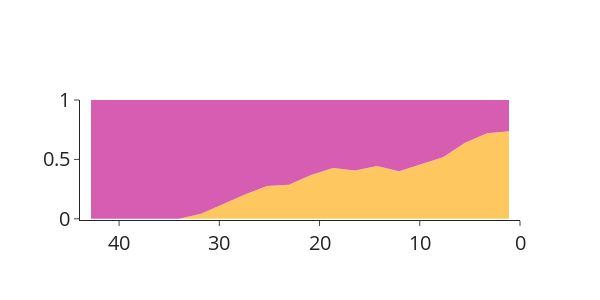

Source (notebook cell):
### Code cell
sub_df = pd.read_csv('/mnt/ivy/thliao/project/ML_oxygen/testing_sets/WoL/LR_predicted/summarized_prob.tsv',sep='\t',index_col=0)

col = 'dist'
hist_d = np.histogram(sub_df[col], bins=20, range = (0,max(sub_df[col])) )
xs = []
ys1 = []
ys2 = []
ys = []
left = 0
for right in hist_d[1]:
    #print(left,right)
    sdf = sub_df.loc[(sub_df[col]>=left) & (sub_df[col]<right),:]
    sdf = sdf.loc[[_ for _ in sdf.index if not _.startswith('G')],:]
    if sdf.shape[0]==0:continue
    num_anaerobe = len(sdf.index[sdf['A']<0.5])
    num_aerobe = sdf.shape[0]-num_anaerobe
    ys2.append(num_aerobe/sdf.shape[0])
    ys1.append(num_anaerobe/sdf.shape[0])
    ys.append(sdf.shape[0]/(sub_df.shape[0]-10575))
    xs.append(max(sub_df[col])-(left+right)/2)
    left = right
import plotly.graph_objects as go
fig = go.Figure()

fig.add_scatter(x=xs,y=ys2,mode='lines',opacity=0.7,fillcolor='#FFC75F', 
                marker=dict(size=4),
                name='Aerobe',fill='tozeroy',stackgroup='one',line=dict(width=0),showlegend=False)
fig.add_scatter(x=xs,y=ys1,mode='lines',opacity=0.7,fillcolor='#D65DB1',
                name='Anaerobe',fill='tonexty',stackgroup='one',line=dict(width=0),showlegend=False)
# fig.add_scatter(x=xs,y=ys,mode='markers+lines',name='Ratio of anaerobe')
fig.update_layout(height=300,width=600,xaxis_range=[max(sub_df[col]),0],yaxis_zeroline=False,yaxis_range=[-0.01,1],
                  font_size=20,
                 template='simple_white')
fig.show()
fig.write_image('/mnt/ivy/thliao/project/ML_oxygen/testing_sets/sequential_dating/r45_withsishuo/ratio_distributions.pdf')

### Figure 1 — Plotly figure (JSON) as saved in the notebook; plotly's stock layout.template omitted (floating-point values rounded to 4 significant figures)
{"data": [{"fill": "tozeroy", "fillcolor": "#FFC75F", "line": {"width": 0}, "marker": {"size": 4}, "mode": "lines", "name": "Aerobe", "opacity": 0.7, "showlegend": false, "stackgroup": "one", "type": "scatter", "x": [42.8, 40.61, 38.41, 36.22, 34.02, 31.83, 29.63, 27.44, 25.24, 23.05, 20.85, 18.66, 16.46, 14.27, 12.07, 9.877, 7.682, 5.487, 3.292, 1.097], "y": [0, 0, 0, 0, 0, 0.04167, 0.1212, 0.2051, 0.2766, 0.2857, 0.3692, 0.4272, 0.4059, 0.4451, 0.4, 0.459, 0.518, 0.6398, 0.7198, 0.7376]}, {"fill": "tonexty", "fillcolor": "#D65DB1", "line": {"width": 0}, "mode": "lines", "name": "Anaerobe", "opacity": 0.7, "showlegend": false, "stackgroup": "one", "type": "scatter", "x": [42.8, 40.61, 38.41, 36.22, 34.02, 31.83, 29.63, 27.44, 25.24, 23.05, 20.85, 18.66, 16.46, 14.27, 12.07, 9.877, 7.682, 5.487, 3.292, 1.097], "y": [1, 1, 1, 1, 1, 0.9583, 0.8788, 0.7949, 0.7234, 0.7143, 0.6308, 0.5728, 0.5941, 0.5549, 0.6, 0.541, 0.482, 0.3602, 0.2802, 0.2624]}], "layout": {"font": {"size": 20}, "height": 300, "width": 600, "xaxis": {"range": [43.9, 0], "type": "linear"}, "yaxis": {"range": [-0.01, 1], "type": "linear", "zeroline": false}}}
